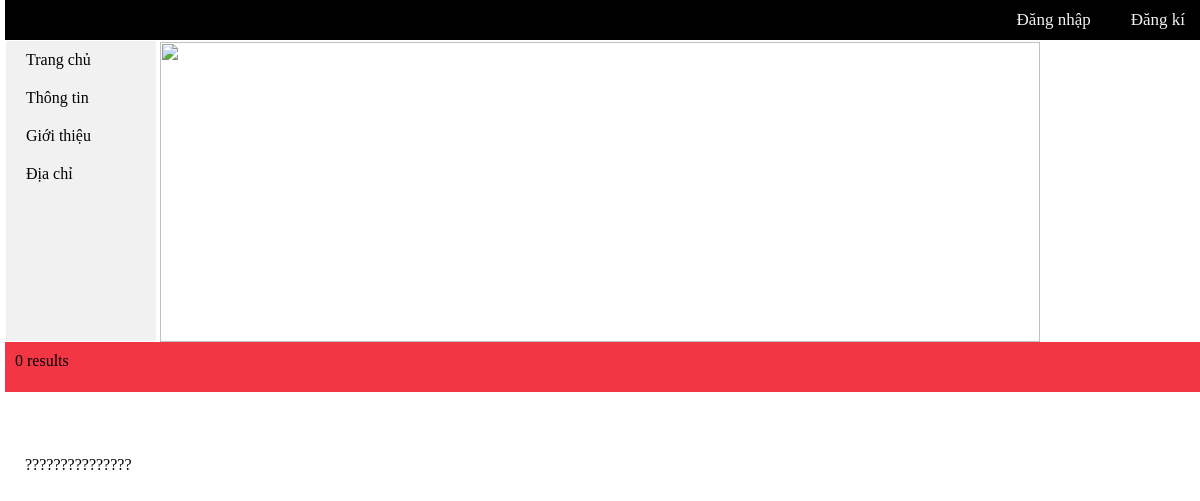
The page /cart.php on the database as committed earlier.
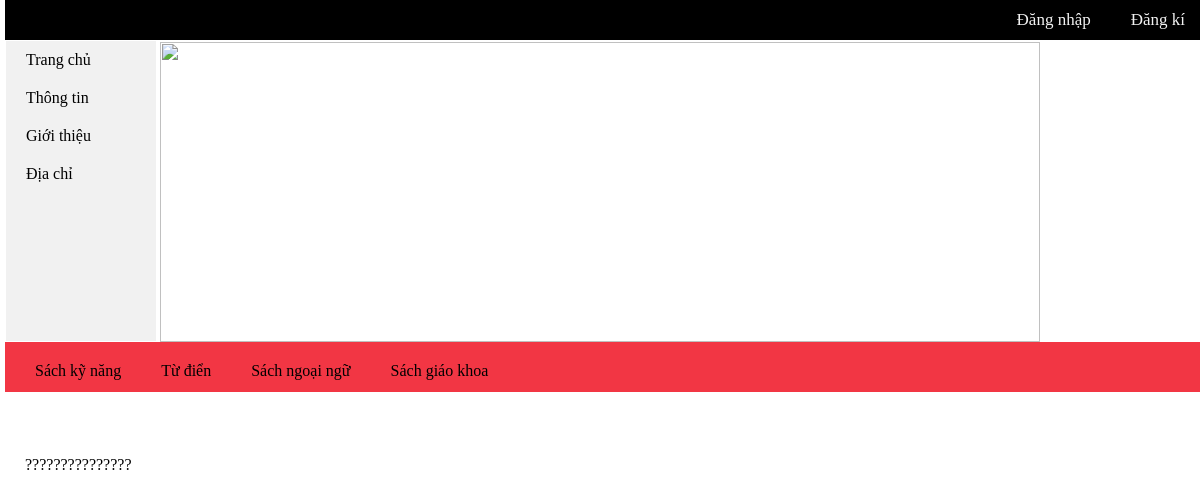
The same page on the database as committed later.
### tables this page shows
CREATE TABLE IF NOT EXISTS `theloai` (
  `id_theloai` varchar(30) NOT NULL,
  `tentheloai` varchar(50) NOT NULL,
  PRIMARY KEY (`id_theloai`)
);

### cart.php (the view, shortened to what this page needs)
<html>
<head>
<link rel="stylesheet" href="css/styles.css">
</head>
<body onload="newjv()">
<?php
	 include("admin/include/include.php");
?>
<div class="topmn">
<?php
if(isset($_SESSION['username']))
{
	echo "<a href='admin/index.php'>".$_SESSION['username']."</a>";
	echo "<a href='logout.php'>Thoát</a>";
	echo "<a href=''>Giỏ hàng</a>";
}
else
{
	echo "<a href='dangky.html'>Đăng kí</a>";
	echo "<a href='dangnhap.html'>Đăng nhập</a>";
}
?>
</div>
	<div class ="leftmn">
		<ul>
		<li><a href="http://localhost/sach">Trang chủ</a></li>
		<li><a href="http://localhost/sach">Thông tin</a></li>
		<li><a href="http://localhost/sach">Giới thiệu</a></li>
		<li><a href="http://localhost/sach">Địa chỉ</a></li>
		</ul>
	</div>
	<div class="bgimg">
		<img class="imgs" src="admin\img\books\book3.jpg" style ="width:100%; height:300px"></img>
	</div>
<div class="mainmnb">
		<ul class="ulmainmnb">
		<?php
		$menu = "select * from theloai";
		mysqli_query($mysqli,"SET character_set_results=utf8");
		$r = $mysqli->query($menu);
		if($r->num_rows >0)
			while($row = $r->fetch_assoc())
			{
				$itl = $row['id_theloai'];
				echo "<li>";
				echo "<a href ='menu.php?id=$itl'>".$row['tentheloai']."</a>";
				echo "</li>";
			}
	else echo "0 results";
		?>
		</ul>
</div>
<div class="content">
<br><br><br>
<?php
if(isset($_SESSION['cart']))
{
if($_SESSION['cart']!= "")
{
	$ids = array();
	foreach($_SESSION['cart'] as $id=>$value)
		array_push($ids, $id);
	echo "<table style='padding : 20px 150px' border='1' bordercolor='green'><tr><th>Tên sách</th><th>Số lượng</th><th>Đơn giá</th>";
	foreach($ids as $id=>$value)
	{
		$sql = "select books.id,tensach,tacgia.tenTG,nxb.tenNXB,gia,theloai.tentheloai,hinhanh from books,tacgia,theloai,nxb where id ='$value' and books.tacgia = tacgia.id_tacgia and books.theloai = theloai.id_theloai and books.nxb = nxb.id_nxb";
		mysqli_query($mysqli,"SET character_set_results=utf8");
		$result = $mysqli->query($sql);
	if($result->num_rows >0)
		while($row = $result->fetch_assoc())
			{
				echo "<tr><td>".$row['tensach']."</td><td><form action='check.php' method ='POST'><input type='text' name ='slg' value='1' size='1' pattern = '[1-9]' required ></td><td>".$row['gia']."</td>";
			}
	}
	echo "</tr></table><input type='submit' name='submit' value='Xác nhận'></form>";
}
}
else
	echo "???????????????";
?>
</div>
</body>
</html>

### css/styles.css (style rules this page uses)
.topmn { background-color: #000; position: fixed; top: 0; width: 100%; float:left; }
.topmn a { float: right; display: block; color: #f2f2f2; text-align: center; padding: 10px 20px; text-decoration: none; font-size: 17px; }
body { margin: 5; }
ul { list-style-type: none; margin: 0; padding: 0; width: 150; background-color: #f1f1f1; overflow: auto; height: 300px; float:left; }
li a { display: block; color: #000; padding: 10px 20px; text-decoration: none; }
.leftmn { margin-top:40px; padding:1px 1px; }
.bgimg { padding : 0px 155px; }
.ulmainmnb { background-color: #f23644; width: 100%; height: 30px; text-align: center; display: flex; flex-flow: row wrap; padding: 10px 10px; }
.content { float:left; padding : 10px 20px; }

Rows that differ between the two databases and show on the page:
added theloai: tentheloai "Sách kỹ năng"
added theloai: tentheloai "Từ điển"
added theloai: tentheloai "Sách ngoại ngữ"
added theloai: tentheloai "Sách giáo khoa"
Other text that changed with them:
text no longer shown: "0 results"
